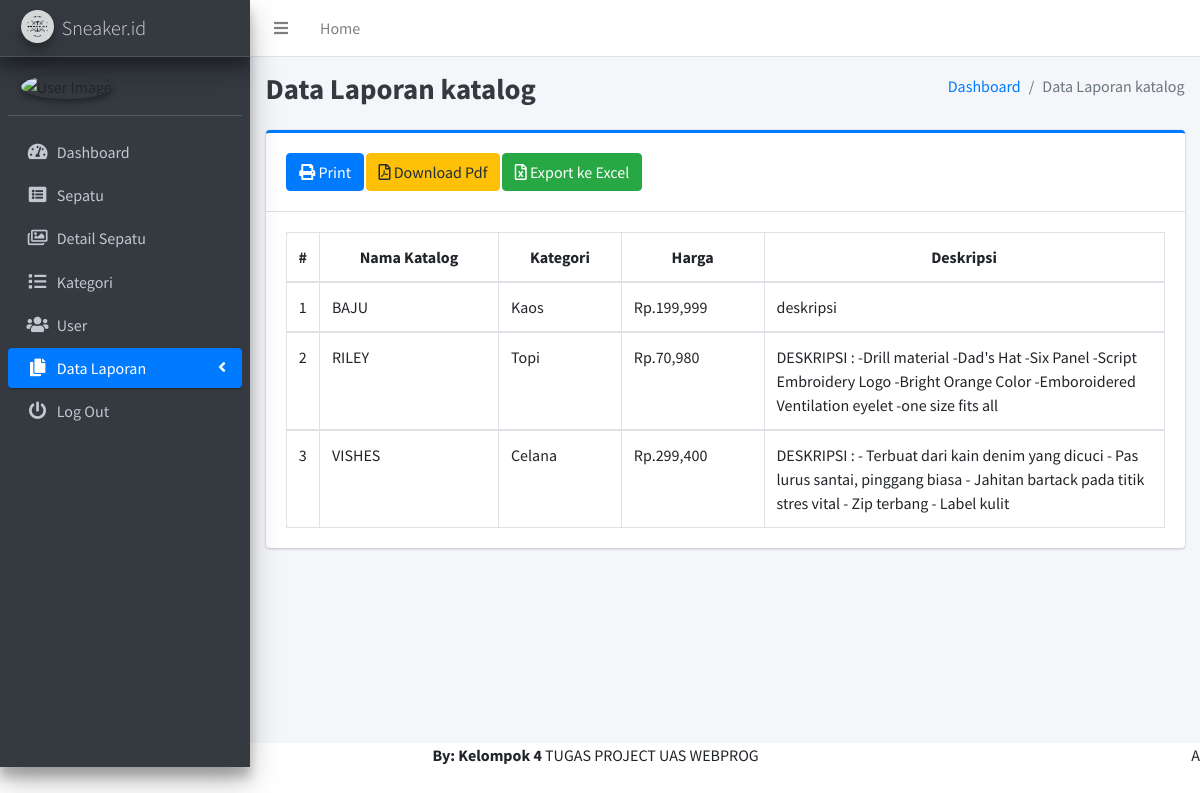
Page /index.php/laporan/bunga on the committed database.
### tables this page shows
CREATE TABLE `katalog` (
  `id_katalog` int(11) NOT NULL,
  `nama_katalog` varchar(255) DEFAULT NULL,
  `id_kategori` int(11) DEFAULT NULL,
  `harga` int(11) DEFAULT NULL,
  `deskripsi` mediumtext DEFAULT NULL,
  `gambar` text DEFAULT NULL
);

CREATE TABLE `kategori` (
  `id_kategori` int(11) NOT NULL,
  `nama_kategori` varchar(225) DEFAULT NULL
);

### application/views/layout/v_content.php (called while the page is built)
<?php
if ($isi) {
    $this->load->view($isi);
}

### application/views/layout/v_wrapper_admin.php (called while the page is built)
<?php
require_once('v_head.php');
require_once('v_header_admin.php');
require_once('v_nav_admin.php');
require_once('v_content.php');
require_once('v_footer_admin.php');

### application/controllers/Laporan.php (called while the page is built, shortened)
<?php
class Laporan extends CI_Controller
{
  public function bunga()
  {
    $data = array(
      'title' => 'Data Laporan katalog',
      'brand' => 'Sneaker.id',
      'katalog' => $this->m_katalog->get_all_data(),
      'isi' => 'view_admin_manajemen/laporan/bunga/v_bunga',
    );
    $data['user'] = $this->ModelUser->cekData(['email' => $this->session->userdata('email')])->row_array();
    $this->load->view('layout/v_wrapper_admin', $data, FALSE);
  }
}

### index.php (called while the page is built, shortened)
<?php
require_once BASEPATH.'core/CodeIgniter.php';

### application/models/M_katalog.php (called while the page is built, shortened)
<?php
class M_katalog extends CI_Model
{
    public function get_all_data()
    {
        $this->db->select('*');
        $this->db->from('katalog');
        $this->db->join('kategori', 'kategori.id_kategori = katalog.id_kategori', 'left');
        $this->db->order_by('id_katalog', 'desc');
        return $this->db->get()->result();
    }
}

### application/views/view_admin_manajemen/laporan/bunga/v_bunga.php (the view, shortened to what this page needs)
<div class="col-md-12">
  <div class="card card-primary card-outline">
    <div class="card-header">
      <div class="row">
        <div class="col-5 d-flex justify-content-around">
          <a href="<?= base_url('laporan/cetak_laporan_bunga'); ?>" class="btn btn-primary my-2"><i class="fas fa-print"></i> Print</a>
          <a href="<?= base_url('laporan/laporan_bunga_pdf'); ?>" class="btn btn-warning my-2"><i class="far fa-file-pdf"></i> Download Pdf</a>
          <a href="<?= base_url('laporan/export_excel_bunga'); ?>" class="btn btn-success my-2"><i class="far fa-file-excel"></i> Export ke Excel</a>
        </div>
      </div>
    </div>
    <div class="card-body">
      <table class="table table-bordered">
        <thead class="text-center">
          <tr>
            <th style="width: 10px">#</th>
            <th>Nama Katalog</th>
            <th>Kategori</th>
            <th>Harga</th>
            <th style="width: 400px">Deskripsi</th>
          </tr>
        </thead>
        <tbody>
          <?php $no = 1;
          foreach ($katalog as $key => $value) { ?>
            <td class="text-center"><?= $no++; ?></td>
            <td><?= $value->nama_katalog ?></td>
            <td><?= $value->nama_kategori ?></td>
            <td class="text-break">Rp.<?= number_format($value->harga, 0) ?></td>
            <td class="text-break"><?= $value->deskripsi ?></td>
        </tbody>
      <?php } ?>
      </table>
    </div>
  </div>
</div>

### rows in the picture
katalog: nama_katalog "BAJU", id_kategori.nama_kategori "Kaos", harga "199,999", deskripsi "deskripsi"
katalog: nama_katalog "RILEY", id_kategori.nama_kategori "Topi", harga "70,980", deskripsi "DESKRIPSI : -Drill material -Dad's Hat -Six Panel -Script Embroidery Logo -Bright Orange Color -Emboroidered Ventilation eyelet -one size fits all"
katalog: nama_katalog "VISHES", id_kategori.nama_kategori "Celana", harga "299,400", deskripsi "DESKRIPSI : - Terbuat dari kain denim yang dicuci - Pas lurus santai, pinggang biasa - Jahitan bartack pada titik stres vital - Zip terbang - Label kulit"

### other values in the picture
$brand "Sneaker.id"
$title "Data Laporan katalog"
